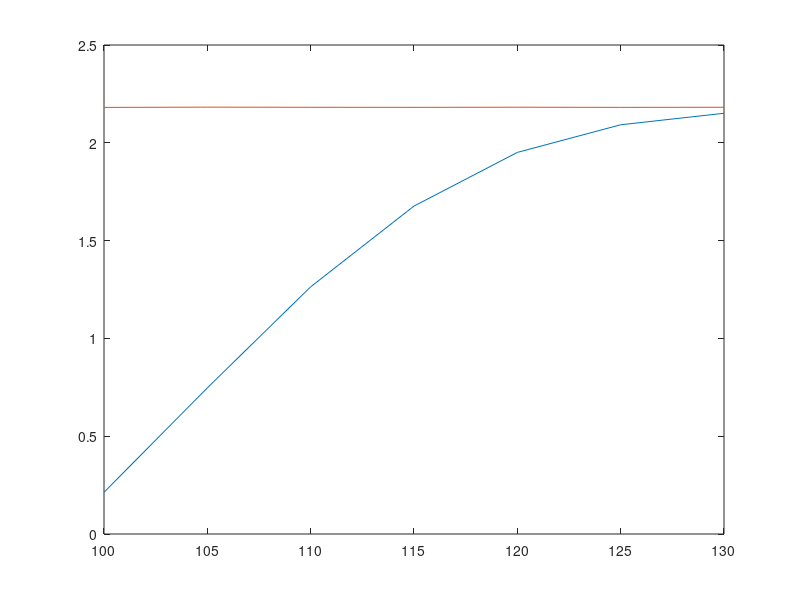

Reproduce this figure in MATLAB.
clear
%close all

ct = 10000;
snr=10000; 

height = 3;
R = 1.9;
snrvec = [100:5 : 130];
M=2;
N=M;
f = 28e9; % 28 GHz
c = 3e8; % speed of light
lambda = c/f; % free space wavelength
neff = 1.4;%low-index materials like Teflon
lambda_g = lambda/neff;
eta = (c/4/pi/f)^2;
D = 5;
D2 = 10;
D1 = 30;

%NOMA power allocation 
stepp = 2;
power_temp = flip([1:stepp:stepp*(M-1)+1]);
power = power_temp/sum(power_temp);
for mi = 1 : length(snrvec) 
    snr = 10^(snrvec(mi)/10);

    %conventional antenna
    r_all = zeros(M,ct);
    r_all_pin = zeros(M,ct);
    r_all_mul = zeros(M,ct);
    for i = 1 : ct
        %first general all five users' locations
        Mmax = 5;
        locx = zeros(Mmax,2);
        locx(:,1) = D*rand(Mmax,1)-D/2; %length        
        locx(:,2) = D*rand(Mmax,1)-D/2; %width,  
        locx(Mmax,1) = -D2 + locx(Mmax,1); %best user, shift to the left 
        for m = Mmax-1:-1 : 1
            locx(m,:) = (Mmax-m)*D1 + locx(m,:);%shift to the right and bottom
        end
        loc = [locx(1:M-1,:); locx(Mmax,:)];  

        %multiple pinching antennas         
        for mt = 1 : M %for each user, there are M distances to the M pinching antennas
            dist_temp = max(1,sqrt((loc(mt,1)-loc(:,1)).^2 + (loc(mt,2)-0).^2 +height^2));
            theta_temp = 2*pi* (loc(:,1)+100)/lambda_g; %just assume 100 as the location of the feed
            theta_channel = 2*pi*dist_temp/lambda;
            channel_temp(mt) =  abs(sum(1./dist_temp.*exp(-complex(0,1)*(theta_channel+theta_temp))))^2;
        end
            
        for m = 1 : M
            rtemp = zeros(M-m+1,1);
            for mj = m : M
                rtemp(mj-m+1) = log2(1+channel_temp(mj)*power(mj)*eta*snr/M/...
                    (1+channel_temp(mj)*sum(power(mj+1:M))*eta*snr/M));
            end
            r_all_mul(m,i) = min(rtemp);
        end

        %OMA multiple antenna upper bound
        distance1 = sqrt(loc(1,2).^2+height^2);
        distance2 = sqrt(loc(2,2).^2+height^2);
        oma_r_in(1,i) = 1/2*log2(1+N*M*snr*eta./distance1^2);
        oma_r_in(2,i) = 1/2*log2(1+N*M*snr*eta./distance2^2);

        %analysis for the gap between NOMA and OMA
        diff_in(i) = log2(distance1/distance2)-3;

        %test
        romasum_sim(i) = oma_r_in(1,i) + oma_r_in(2,i);
        romasum(i) = log2(eta*M*snr) -log2(distance1) - log2(distance2)+log2(N);%
        rnomasum_sim(i) = sum(r_all_mul(:,i));
        rnomasum(i) = -log2(distance2^2)+log2(eta*snr)-log2(N);
        diff_ana_test(i) = rnomasum(i) - romasum(i);
        diff_sim_test(i) = sum(r_all_mul(:,i)) - (oma_r_in(1,i) + oma_r_in(2,i));
        %zzz = log2(eta*M*snr) +1/2*log2(N./distance1^2)+1/2*log2(N./distance2^2);
    end    

    %average of average
    r_ave_mul_sum(mi) = mean(sum(r_all_mul,1));% sum rate

    %OMA upper bound
    r_oma(mi) = mean(sum(oma_r_in,1));

    %analysis for the gap of NOMA and OMA
    diff_ave(mi) = mean(diff_in);

end

%plot(snrvec, r_ave_sum,snrvec, r_ave_pin_sum,'-o', snrvec,r_ave_mul_sum,'-s', snrvec, r_noma_ana,'-*' )
%plot(snrvec, r_ave_sum,snrvec, r_ave_pin_sum,'-o', snrvec,r_ave_mul_sum,'-s')
%plot(snrvec, r_ind,snrvec, r_ind_pin,'-o', snrvec,r_ind_mul,'-s' ) 
%plot(snrvec, r_ave_sum,snrvec, r_ave_pin_sum,'-o',  snrvec,r_oma, '-d', snrvec,r_ave_mul_sum,'-s',snrvec,r_noma_ana,'-s' ) 
%gap_sim = r_ave_mul_sum-r_oma;
%gap_ana = diff_ave;
plot(snrvec,r_ave_mul_sum-r_oma,snrvec,diff_ave)
 